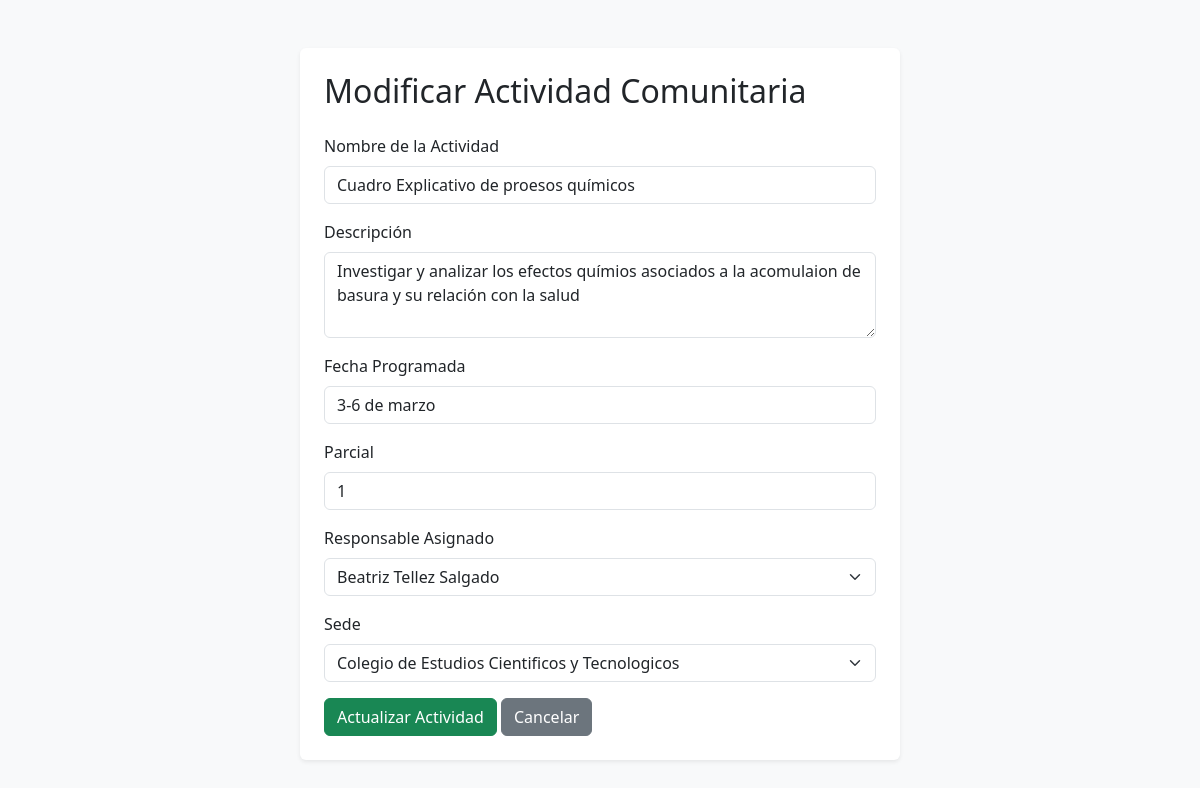
The page /actividades/editar/9 (signed in) on the database its author committed.
### tables this page shows
CREATE TABLE actividad (
        id_actividad INTEGER PRIMARY KEY AUTOINCREMENT,
        nombre_actividad TEXT NOT NULL,
        descripcion TEXT,
        fecha_programada TEXT NOT NULL,
        parcial TEXT NOT NULL,
        id_responsable INTEGER,
        id_sede INTEGER,
        estatus TEXT DEFAULT 'No empezado',
        FOREIGN KEY (id_sede) REFERENCES sede(id_sede),
        FOREIGN KEY (id_responsable) REFERENCES responsable(id_responsable)
    );

CREATE TABLE responsable (
        id_responsable INTEGER PRIMARY KEY AUTOINCREMENT,
        nombre_completo TEXT NOT NULL,
        titulo_profesional TEXT,
        cargo TEXT NOT NULL
    );

CREATE TABLE sede (
        id_sede INTEGER PRIMARY KEY AUTOINCREMENT,
        nombre_sede TEXT NOT NULL,
        ubicacion TEXT NOT NULL
    );

### app.py (the view, shortened to what this page needs)
@app.route("/actividades/editar/<int:id>", methods=["GET", "POST"])
def editar_actividad(id):
    if session.get('rol') not in ['admin', 'docente']: return redirect(url_for('dashboard'))
    conn = get_db_connection()
    actividad = conn.execute("SELECT * FROM actividad WHERE id_actividad=?", (id,)).fetchone()
    responsables = conn.execute("SELECT * FROM responsable").fetchall()
    sedes = conn.execute("SELECT * FROM sede").fetchall()
    conn.close()
    return render_template("editar_actividad.html", actividad=actividad, responsables=responsables, sedes=sedes)

### app.py (called while the page is built)
def get_db_connection():
    conn = sqlite3.connect(DATABASE)
    conn.row_factory = sqlite3.Row
    return conn

### templates/editar_actividad.html (shortened to what this page needs)
<!DOCTYPE html>
<html lang="es">
<head>
    <link rel="stylesheet" href="https://cdn.jsdelivr.net/npm/bootstrap@5.3.0/dist/css/bootstrap.min.css">
</head>
<body class="bg-light p-5">
    <div class="container bg-white p-4 rounded shadow-sm" style="max-width: 600px;">
        <h2 class="mb-4">Modificar Actividad Comunitaria</h2>
        <form method="POST">
            <div class="mb-3">
                <label class="form-label">Nombre de la Actividad</label>
                <input type="text" name="nombre_actividad" class="form-control" value="{{ actividad.nombre_actividad }}" required>
            </div>
            <div class="mb-3">
                <label class="form-label">Descripción</label>
                <textarea name="descripcion" class="form-control" rows="3">{{ actividad.descripcion }}</textarea>
            </div>
            <div class="mb-3">
                <label class="form-label">Fecha Programada</label>
                <input type="text" name="fecha_programada" class="form-control" value="{{ actividad.fecha_programada }}" required>
            </div>
            <div class="mb-3">
                <label class="form-label">Parcial</label>
                <input type="text" name="parcial" class="form-control" value="{{ actividad.parcial }}" required>
            </div>
            <div class="mb-3">
                <label class="form-label">Responsable Asignado</label>
                <select name="id_responsable" class="form-select">
                    {% for r in responsables %}
                    <option value="{{ r.id_responsable }}" {% if r.id_responsable == actividad.id_responsable %}selected{% endif %}>{{ r.nombre_completo }}</option>
                    {% endfor %}
                </select>
            </div>
            <div class="mb-3">
                <label class="form-label">Sede</label>
                <select name="id_sede" class="form-select">
                    {% for s in sedes %}
                    <option value="{{ s.id_sede }}" {% if s.id_sede == actividad.id_sede %}selected{% endif %}>{{ s.nombre_sede }}</option>
                    {% endfor %}
                </select>
            </div>
            <button type="submit" class="btn btn-success">Actualizar Actividad</button>
            <a href="{{ url_for('dashboard') }}" class="btn btn-secondary">Cancelar</a>
        </form>
    </div>
</body>
</html>

### rows shown on the page
actividad: nombre_actividad "Cuadro Explicativo de proesos químicos", descripcion "Investigar y analizar los efectos químios asociados a la acomulaion de basura y su relación con la salud", fecha_programada "3-6 de marzo", parcial "1", id_responsable "Beatriz Tellez Salgado", id_sede "Colegio de Estudios Cientificos y Tecnologicos"
